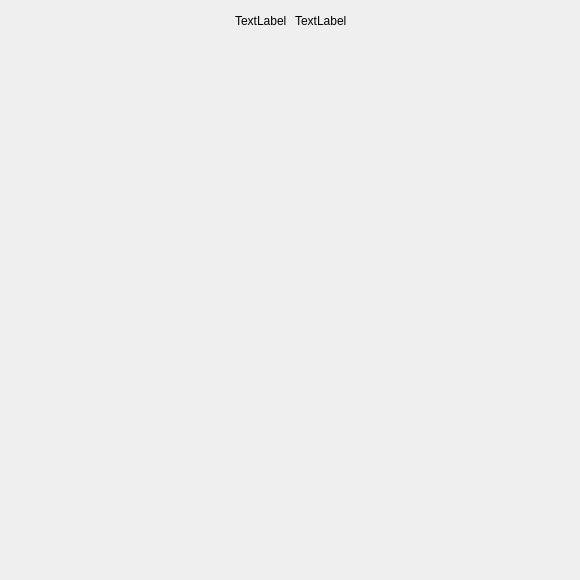
<?xml version="1.0" encoding="UTF-8"?>
<ui version="4.0">
 <class>FiveInLine</class>
 <widget class="QWidget" name="FiveInLine">
  <property name="geometry">
   <rect>
    <x>0</x>
    <y>0</y>
    <width>580</width>
    <height>580</height>
   </rect>
  </property>
  <property name="minimumSize">
   <size>
    <width>580</width>
    <height>580</height>
   </size>
  </property>
  <property name="maximumSize">
   <size>
    <width>580</width>
    <height>580</height>
   </size>
  </property>
  <property name="windowTitle">
   <string>FiveInLine</string>
  </property>
  <widget class="QWidget" name="">
   <property name="geometry">
    <rect>
     <x>0</x>
     <y>10</y>
     <width>581</width>
     <height>22</height>
    </rect>
   </property>
   <layout class="QHBoxLayout" name="horizontalLayout">
    <item>
     <spacer name="horizontalSpacer">
      <property name="orientation">
       <enum>Qt::Horizontal</enum>
      </property>
      <property name="sizeHint" stdset="0">
       <size>
        <width>40</width>
        <height>20</height>
       </size>
      </property>
     </spacer>
    </item>
    <item>
     <widget class="QLabel" name="lb_whoseturn">
      <property name="minimumSize">
       <size>
        <width>54</width>
        <height>20</height>
       </size>
      </property>
      <property name="text">
       <string>TextLabel</string>
      </property>
     </widget>
    </item>
    <item>
     <widget class="QLabel" name="lb_whowin">
      <property name="maximumSize">
       <size>
        <width>54</width>
        <height>20</height>
       </size>
      </property>
      <property name="text">
       <string>TextLabel</string>
      </property>
     </widget>
    </item>
    <item>
     <spacer name="horizontalSpacer_2">
      <property name="orientation">
       <enum>Qt::Horizontal</enum>
      </property>
      <property name="sizeHint" stdset="0">
       <size>
        <width>40</width>
        <height>20</height>
       </size>
      </property>
     </spacer>
    </item>
   </layout>
  </widget>
 </widget>
 <resources/>
 <connections/>
</ui>
